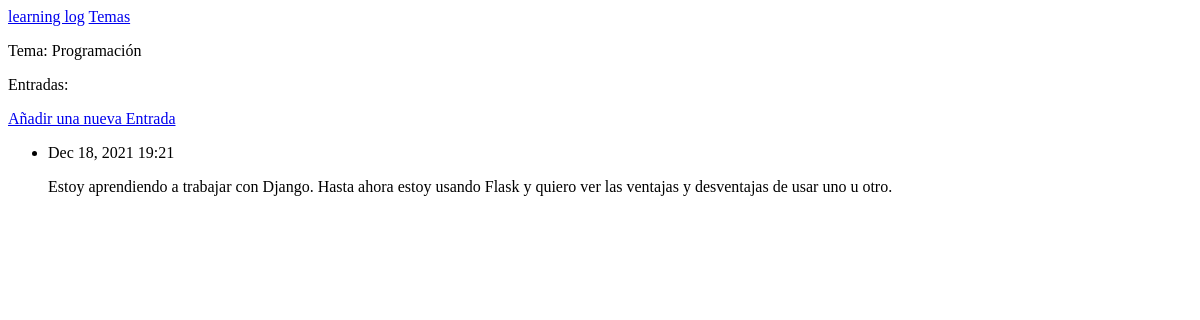
Before: /topics/4/ with the older database file.
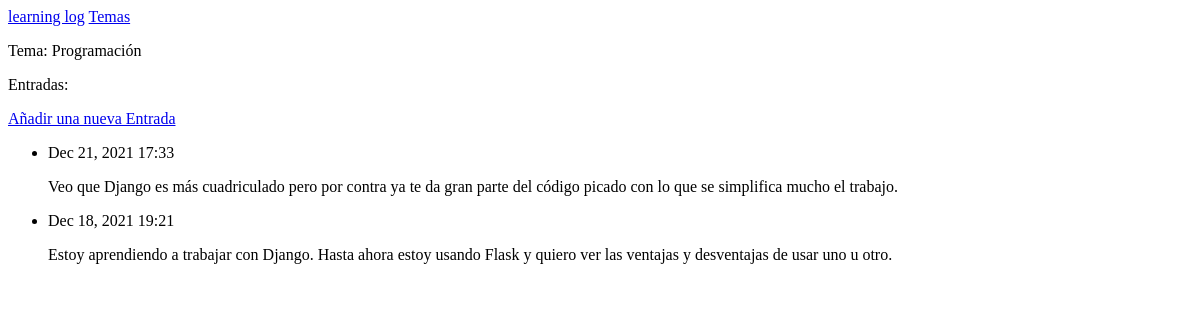
After: the same page with the newer database file.
### learning_logs/models.py (models this page shows, shortened)
class Topic(models.Model):
    text = models.CharField(max_length=200)
    date_added = models.DateTimeField(auto_now_add=True)
    def __str__(self):
        return self.text

class Entry(models.Model):
    topic = models.ForeignKey(Topic, on_delete=models.CASCADE)
    text = models.TextField()
    date_added = models.DateTimeField(auto_now_add=True)
    class Meta:
        verbose_name_plural = 'entries'

### learning_logs/views.py (the view)
# urls.py: path('topics/<int:topic_id>/', views.topic, name='topic'),
def topic(request, topic_id):  # (1)
    topic = Topic.objects.get(id=topic_id)  # (2)
    entries = topic.entry_set.order_by('-date_added')  # (3)
    context = {'topic': topic, 'entries': entries}  # (4)
    return render(request, 'learning_logs/topic.html', context)  # (5)

### learning_logs/templates/learning_logs/topic.html
{% extends 'learning_logs/base.html' %}
{% block content %}
    <p>Tema: {{topic}}</p>
    <p> Entradas:</p>
    <p>
        <a href="{% url 'learning_logs:new_entry' topic.id %}">Añadir una nueva Entrada</a>
    </p>
    <ul>
        {% for entry in entries%}
            <li>
                <p>{{ entry.date_added|date:'M d, Y H:i' }}</p>
                <p>{{ entry.text|linebreaks }}</p>
            </li>
        {% empty %}
            <li> No hay entradas aun para este tema.</li>
        {% endfor %}
    </ul>
{% endblock content %}

### learning_logs/templates/learning_logs/base.html
<p>
    <a href="{% url 'learning_logs:index' %}">learning log</a>
    <a href="{% url 'learning_logs:topics' %}">Temas</a>
</p>
{% block content %}{% endblock content %}

Changed rows visible on the page:
added Entry: date_added "Dec 21, 2021 17:33", text "Veo que Django es más cuadriculado pero por contra ya te da gran parte del código picado con lo que se simplifica mucho el trabajo."
